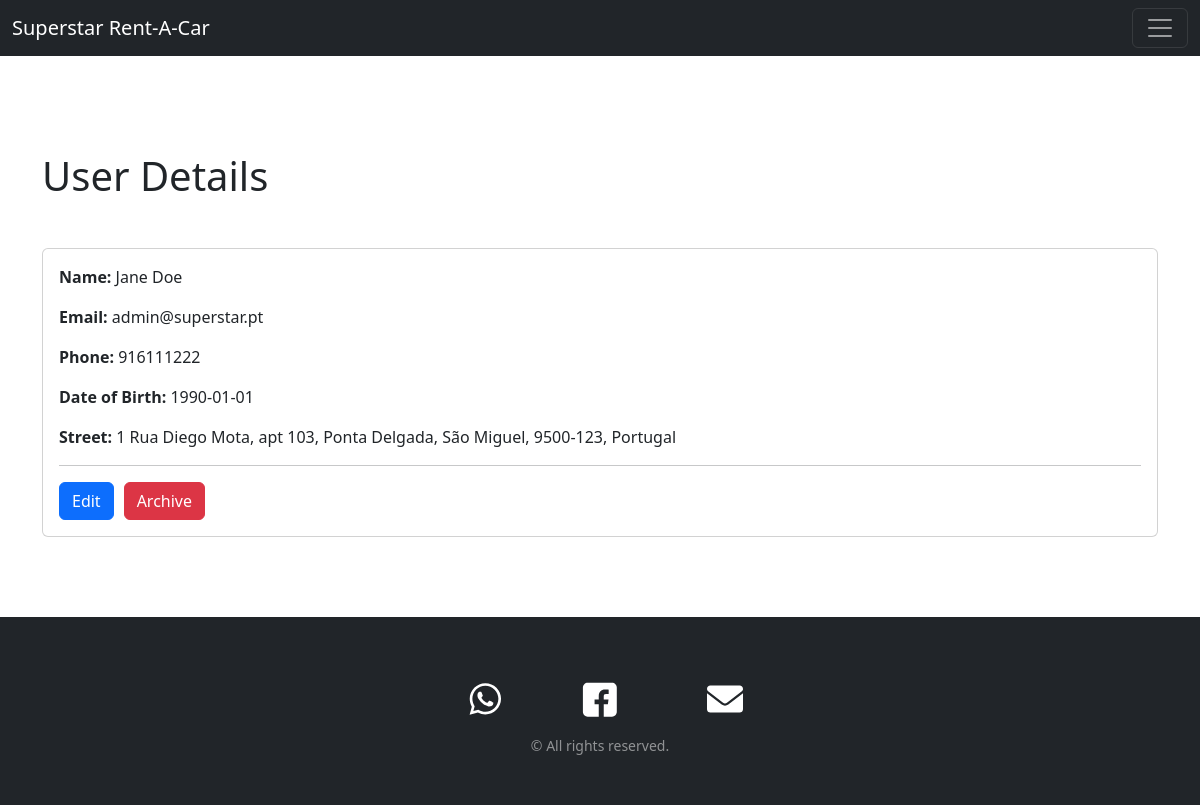
Screenshot of /project/src/html/admin/userView.php?id=1 (signed in) with the database file from the repository.
### tables this page shows
CREATE TABLE IF NOT EXISTS user (
    id INT UNSIGNED NOT NULL AUTO_INCREMENT,
     
    email VARCHAR(90) NOT NULL,
    passwordHash VARCHAR(200) NOT NULL,
    name VARCHAR(90) NOT NULL,
    dateOfBirth DATE NOT NULL,
    address_id INT UNSIGNED NOT NULL,
    phone VARCHAR(25) NOT NULL,
    isAdmin BOOLEAN NOT NULL DEFAULT FALSE,
    isArchived BOOLEAN NOT NULL DEFAULT FALSE,
    PRIMARY KEY(id),
    CONSTRAINT fk_user_address
        FOREIGN KEY (address_id)
        REFERENCES address(id),
    CONSTRAINT UNIQUE (email)
);

CREATE TABLE IF NOT EXISTS address (
    id INT UNSIGNED NOT NULL AUTO_INCREMENT,
    street VARCHAR(90) NOT NULL,
    doorNumber VARCHAR(10),
    apartmentNr VARCHAR(10),
    city VARCHAR(45) NOT NULL,
    district VARCHAR(45) NOT NULL,
    postalCode VARCHAR(15) NOT NULL,
    country_id INT UNSIGNED NOT NULL,
    PRIMARY KEY (id),
    CONSTRAINT fk_address_country
        FOREIGN KEY (country_id)
        REFERENCES country(id)
);

CREATE TABLE IF NOT EXISTS country (
    id INT UNSIGNED NOT NULL AUTO_INCREMENT,
    name VARCHAR(45) NOT NULL,
    code VARCHAR(6) NOT NULL,
    PRIMARY KEY (id)
);

### project/lib/RentACar/DBModel.php (called while the page is built, shortened)
<?php
trait DBModel
{
    public static function find(int $id, string $tableName = ''): self
    {
        $connection = MyConnect::getInstance()->getConnection();
        if ($tableName === '') {
            $class_parts = explode('\\', static::class);
            $tableName = end($class_parts);
            $tableName = self::camelToSnake($tableName);
        }
        $sql = "SELECT * FROM " . $tableName . " WHERE id = ?";
        $stmt = $connection->prepare($sql);
        $stmt->execute([$id]);
        $result = $stmt->fetchObject(static::class);
        return $result;
    }
    public function loadRelation(string $relationName, string $tableName = ''): self
    {
        if ($tableName === '') {
            $tableName = $relationName;
        }
        $className = 'RentACar\\' . self::snakeToCamel($tableName);
        $this->{$relationName} = $className::find($this->{$relationName . '_id'}, $tableName);
        return $this;
    }
    public static function camelToSnake(string $camelCase): string
    {
        $result = '';
        for ($i = 0; $i < strlen($camelCase); $i++) {
            $char = $camelCase[$i];
            if (ctype_upper($char)) {
                $result .= '_' . strtolower($char);
            } else {
                $result .= $char;
            }
        }
        return ltrim($result, '_');
    }
    public static function snakeToCamel($string, $capitalizeFirstCharacter = true): string
    {
        $str = str_replace(' ', '', ucwords(str_replace('_', ' ', $string)));
        return $str;
    }
}

### project/lib/RentACar/Profile.php (called while the page is built, shortened)
<?php
abstract class Profile
{
    protected ?string $name = null;
    protected ?string $email = null;
    protected ?string $dateOfBirth = null;
    protected ?string $phone = null;
    protected ?bool $isArchived = null;
    protected ?Address $address = null;
    public function getId(): int
    {
        return $this->id;
    }
    public function getName(): string
    {
        return $this->name;
    }
    public function getEmail(): string
    {
        return $this->email;
    }
    public function getDateOfBirth(): string
    {
        return $this->dateOfBirth;
    }
    public function getAddress(): Address
    {
        return $this->address;
    }
    public function getPhone(): string
    {
        return $this->phone;
    }
    public function getIsArchived(): bool
    {
        return $this->isArchived;
    }
}

### project/lib/RentACar/Address.php (called while the page is built, shortened)
<?php
class Address
{
    protected ?string $street = null;
    protected ?string $doorNumber = null;
    protected ?string $apartmentNr = null;
    protected ?string $city = null;
    protected ?string $district = null;
    protected ?string $postalCode = null;
    protected ?Country $country = null;
    public function getCountry()
    {
        return $this->country;
    }
    public function __toString() : string
    {
        $addressString = $this->doorNumber . ' ' . $this->street;
        if ($this->apartmentNr !== null) {
            $addressString .= ', apt ' . $this->apartmentNr;
        }
        $addressString .= ', ' . $this->city . ', ' . $this->district . ', ' . $this->postalCode . ', ' . $this->getCountry()->getName();
        return $addressString;
    }
}

### project/lib/RentACar/Country.php (called while the page is built, shortened)
<?php
class Country
{
    protected ?string $name = null;
    public function getName(): string
    {
        return $this->name;
    }
}

### project/src/html/admin/userView.php (the view, shortened to what this page needs)
<?php
require_once $_SERVER['DOCUMENT_ROOT'] . '/src/html/components/header.php';
$userId = $_GET['id'];
$user = User::find($userId);
$user->loadRelation('address');
$user->getAddress()->loadRelation('country');
$address = $user->getAddress();
echo getHeader();
?>
<body>
    <?php include $_SERVER['DOCUMENT_ROOT'] . '/src/html/components/navbar.inc.php'; ?>
    <div class="container mt-5">
        <div class="row">
            <div class="col">
                <h1 class="my-5">User Details</h1>
            </div>
        </div>
        <div class="row mb-2">
            <div class="col">
                <div class="card mb-4">
                    <div class="card-body">
                        <p class="card-text"><strong>Name: </strong><?php echo $user->getName(); ?></p>
                        <p class="card-text"><strong>Email: </strong><?php echo $user->getEmail(); ?></p>
                        <p class="card-text"><strong>Phone: </strong><?php echo $user->getPhone(); ?></p>
                        <p class="card-text"><strong>Date of Birth: </strong><?php echo $user->getDateOfBirth(); ?></p>
                        <p class="card-text"><strong>Street: </strong><?php echo $address; ?></p>
                        <hr>
                        <div class="d-flex flex-wrap">
                            <a href="/src/html/admin/userEdit.php?id=<?php echo $user->getId(); ?>" class="btn btn-primary">
                                Edit
                            </a>
                            <?php if ($user->getIsArchived()) { ?>
                                <form action="/src/app/admin/userEdit.php" method="POST">
                                    <input type="submit" name="unarchiveUser" class="btn btn-success" value="Unarchive" />
                                    <input type="hidden" name="userId" value="<?php echo $userId; ?>" />
                                </form>
                            <?php } else { ?>
                                <form action="/src/app/admin/userEdit.php" method="POST">
                                    <input type="submit" name="archiveUser" class="btn btn-danger" value="Archive" />
                                </form>
                            <?php } ?>
                        </div>
                    </div>
                </div>
            </div>
        </div>
    </div>
</body>
</html>

### project/src/css/style.css (style rules this page uses)
body { min-height: 100vh; display: flex; flex-direction: column; justify-content: space-between; }
body > .container { flex-grow: 1; }
.d-flex { gap: 10px; }

### rows the page displays
user: name "Jane Doe", email "admin@superstar.pt", phone "916111222", dateOfBirth "1990-01-01"
address: address "1 Rua Diego Mota, apt 103, Ponta Delgada, São Miguel, 9500-123, Portugal"
